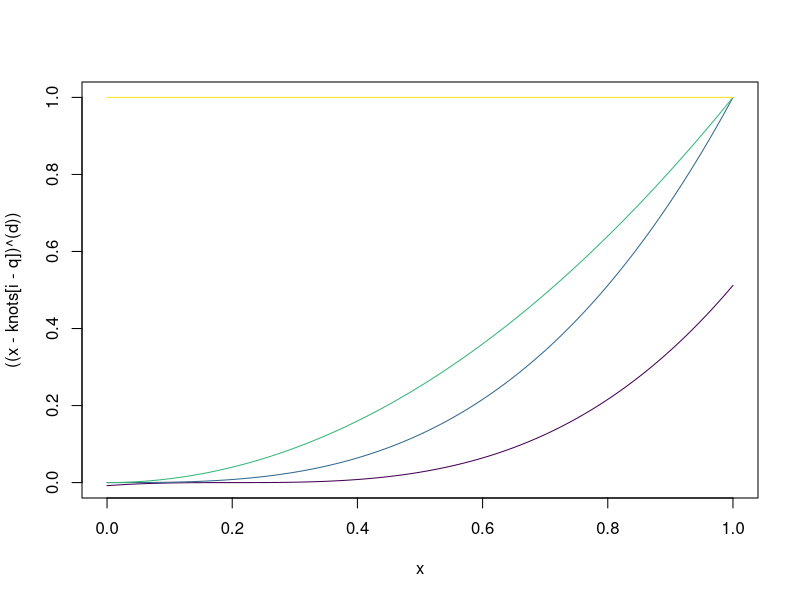

Write R code to recreate this figure.
require(viridis)
par(mfrow = c(1,1))

#function that shows n functions belonging to G, truncated power functions
#of order d over q knots
g <- function(q=3, d=1, n=3){
  #first of all we define the knots and define the colours of the functions
  knots <- seq(0,1, by =  1/(q+1))
  knots <- knots[1:q+1]
  mycol <- viridis(length(knots))
  
  #then we define the cardinality and select which functions we will plot
  card_G <- d+q+1
  chosen_funcs <- sample(x = 1:card_G, replace = FALSE, size = n)
  
  #next we plot each function
  j <- 0
  for (i in chosen_funcs) {
    j <- j + 1
    if (i <= d + 1){
      #functions in the first half, they are simply x to the power of something
      if (j == 1) {curve(x^(i-1), from = 0, to = 1, col = mycol[j], ylim = (0:1))
      } else {curve(x^(i-1), from = 0, to = 1, add = TRUE, col = mycol[j])}
      
    } else {
      #functions in the second half, the difference between x and knot, to the power of something
      if (j == 1) {curve(((x-knots[i-q])^(d)), from = 0, to = 1, col = mycol[j], ylim = (0:1))
      } else {curve((x-knots[i-q])^(d), from = 0, to = 1, add = TRUE, col = mycol[j])}
    }
  }
}

#i think plotting with these numbers is the best option, we get many functions
#and they all appear pretty clear
g(4,3,4)
